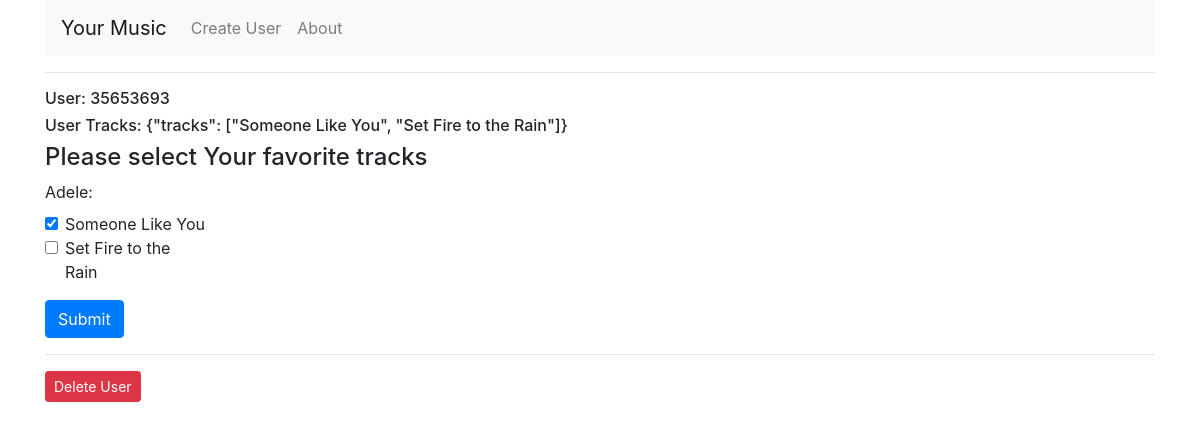
/user/35653693/edit, run on the app's committed database.
### tables this page shows
CREATE TABLE USER(
    user_Id INTEGER PRIMARY KEY,
    preferences TEXT
);

### app.py (the view, shortened to what this page needs)
@app.route('/user/<int:user_id>/edit', methods=('GET', 'POST'))
def editUser(user_id):
    user = db.get_user(user_id)
    return render_template('editUser.html', user=user)

### db_cmds.py (called while the page is built)
def get_db_connection():
    conn = sqlite3.connect('sqlite/database.db')
    conn.row_factory = sqlite3.Row
    return conn

def get_user(user_id):
    conn = get_db_connection()
    user = conn.execute('SELECT * FROM USER WHERE user_id = ?', (user_id,)).fetchone()
    conn.close()
    return user

### templates/editUser.html (shortened to what this page needs)
{% extends 'base.html' %}
{% block content %}
<hr>
<form method="post">
    <h6>User: {{ user['user_id'] }} </h6>
    <h6>User Tracks: {{ user['preferences'] }} </h6>
    <h4>Please select Your favorite tracks</h4>
    <div class="form-group row">
        <div class="col-sm-2">
            <label for="user_tracks">Adele:</label>
            <div class="form-check">
                {% if "Someone Like You" in user['preferences']['tracks'] %}
                    <input class="form-check-input" type="checkbox" name="user_tracks" value="Someone Like You" id="flexCheckDefault">
                {% else %}
                    <input class="form-check-input" type="checkbox" name="user_tracks" value="Someone Like You" id="flexCheckDefault_C" checked>
                {% endif %}
                <label class="form-check-label" for="flexCheckDefault">
                    Someone Like You
                </label>
            </div>
            <div class="form-check">
                <input class="form-check-input" type="checkbox" name="user_tracks" value="Set Fire to the Rain" id="flexCheckChecked">
                <label class="form-check-label" for="flexCheckChecked">
                    Set Fire to the Rain
                </label>
            </div>
        </div>
    </div>
    <div class="form-group">
        <button type="submit" class="btn btn-primary">Submit</button>
    </div>
</form>
<hr>
<form action="{{ url_for('deleteUser', user_id=user['user_id']) }}" method="POST">
    <input type="submit" value="Delete User"
            class="btn btn-danger btn-sm"
            onclick="return confirm('Are you sure you want to delete this User?')">
</form>
{% endblock %}

### data on the page
USER: user_id "35653693", preferences "{\"tracks\": [\"Someone Like You\", \"Set Fire to the Rain\"]}"
